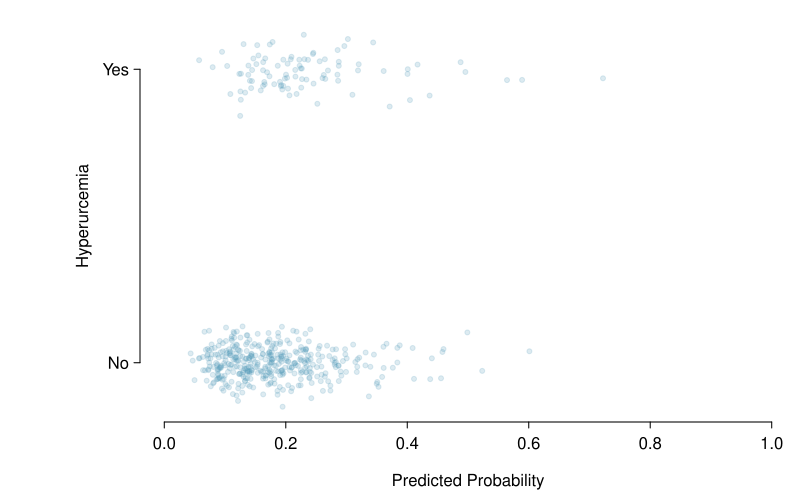

Generate this figure with R:

library(openintro)
library(dplyr)

a <- hyperuricemia.samp
d <- data.frame(
  hu = a$hu,
  bmi = a$bmi,
  sex = a$sex,
  age = a$age,
  magnesium.intake = a$magnesium.intake
)

m <- glm(hu ~ bmi, data = d, family = binomial)
summary(m)
p <- predict(m, type = "response")

ns1 <- 4
myPDF("probVsObsHuBMI.pdf", 8.0, 5.0,
      mar = c(3.9, 7, 0.5, 0.2),
      mgp = c(2.4, 0.55, 0))
noise <- rnorm(nrow(d), sd = 0.05)


plot(p, d$hu + noise,
     xlim = 0:1,
     ylim = c(-0.15, 1.15),
     axes = FALSE,
     xlab = "Predicted Probability",
     ylab = "Hyperurcemia",
     col = fadeColor(COL[1], "33"),
     pch = 20)
axis(1)
axis(2,
     at = c(0,1),
     labels = c("No", "Yes"))
dev.off()
